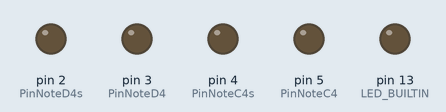
Simulated run of this sketch. Board: Arduino Uno, built with avr-gcc and run on an emulated ATmega328P. Parts: output pins drawn as LEDs (lit = HIGH). Dashed ring = blinking. What the sketch prints to the serial monitor is not drawn.

Above: at 0.5 s.
At 2.2 s:
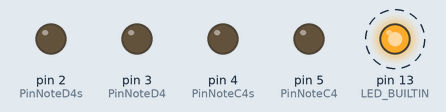
Timing chart, 0 to 3.0 s (numbered marks = the images above):
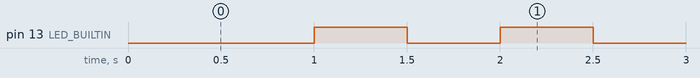

Measured:
- by itself, pin 13 (LED_BUILTIN): alternates HIGH for 0.50 s and LOW for 0.50 s

The sketch:

MaybePiano.ino
```cpp
/**
 * @file
 * @brief Toggles FETs based on received serial comms
 * @note  Add more keys by adding them to the vector in setup()
 *        Its not the most efficient code in the world but it's designed to not make any assumptions
 */

#include <Arduino.h>

#include "vector.h"

#include "key.h"

#define COMMAND_PACKET_SIZE_BYTES   (3)

// Command values
const int CommandNoteOn = 144;

const int CommandNoteC4 = 60;
const int PinNoteC4 = 5;

const int CommandNoteC4s = 61;
const int PinNoteC4s = 4;

const int CommandNoteD4 = 62;
const int PinNoteD4 = 3;

const int CommandNoteD4s = 63;
const int PinNoteD4s = 2;


// Allocate keys on heap so we can call parameterised constructors
// Given this memory is never freed we can do this without risking fragmentation
not_std::vector<Key*> Keys;

/**
 * @brief   Actions a full 3-byte command packet
 * @param   pRxBuffer   Pointer to receive buffer
 * @retval  true        Packet contents valid, key triggered
 * @retval  false       Packet contents invalid, key not triggered
 */
bool PressKey(uint8_t *pRxBuffer)
{
  // Check command byte is correct and velocity > 0
  bool IsValid = (pRxBuffer[0] == CommandNoteOn);
  if (IsValid && pRxBuffer[2])
  {
    IsValid = false;

    // Find corresponding key and press
    for (size_t Idx = 0; Idx < Keys.size(); Idx++)
    {
      if (Keys.at(Idx)->CommandMatch(pRxBuffer[1]))
      {
        // Key found, start sequence
        Keys.at(Idx)->Press();
        IsValid = true;
        Serial.print("Key press ");
        Serial.println(Keys.at(Idx)->GetName());
        break;
      }
    }
  }

  return IsValid;
}

/**
 * @brief   Blinks the built-in LED at a 1Hz rate
 * @note    If using pin 13 for anything else, disable this function!
 */
void BlinkLED(void)
{
  static uint32_t BlinkTime = 0;
  static bool flip = false;

  uint32_t CurrentTime = millis();

  if ((int32_t)(CurrentTime - BlinkTime) >= 500)
  {
    digitalWrite(LED_BUILTIN, flip);
    flip = !flip;
    BlinkTime = CurrentTime;
  }
}

void setup(void)
{
  Serial.begin(115200);
  Serial.println("Start");

  pinMode(LED_BUILTIN, OUTPUT);

  // Add any new notes here in this format
  // Parameters are:
  //  -Key note name as a C-style string
  //  -Serial command value to trigger note
  //  -Arduino pin number
  Keys.push_back(new Key("C4", CommandNoteC4, PinNoteC4));
  Keys.push_back(new Key("C4s", CommandNoteC4s, PinNoteC4s));
  Keys.push_back(new Key("D4", CommandNoteD4, PinNoteD4));
  Keys.push_back(new Key("D4s", CommandNoteD4s, PinNoteD4s));
}

void loop(void)
{

  // Keep doing this - tells us if the program has crashed
  BlinkLED();

  // Serial receive buffer
  // Byte 0 is the command
  // Byte 1 is the note
  // Byte 2 is the velocity
  uint8_t RxBuffer[COMMAND_PACKET_SIZE_BYTES];
  uint8_t RxBufferPos = 0;

  // Read any bytes from serial stream into local buffer, but do not overflow
  while (Serial.available() && (RxBufferPos < COMMAND_PACKET_SIZE_BYTES))
  {
    RxBuffer[RxBufferPos++] = Serial.read();
  }

  // Check if full command packet received
  if (RxBufferPos >= COMMAND_PACKET_SIZE_BYTES)
  {
    if (!PressKey(RxBuffer))
    {
      // There may have been some desync here
      // So sanity check the buffer position and reset if necessary
      RxBuffer[0] = CommandNoteOn;
      if (RxBuffer[1] == CommandNoteOn)
      {
        RxBuffer[1] = RxBuffer[2];
        RxBufferPos = 2;
      }
      else if (RxBuffer[2] == CommandNoteOn)
      {
        RxBufferPos = 1;
      }
      else
      {
        RxBufferPos = 0;
      }
    }
  }

  // Update all keys
  for (size_t Idx = 0; Idx < Keys.size(); Idx++)
  {
    Keys.at(Idx)->Update();
  }
}
```

key.cpp
```cpp
#include "key.h"

#include <Arduino.h>

// Constructors/Destructor
Key::Key(const char *Name, int Command, int Pin) :
  m_Command(Command),
  m_Pin(Pin),
  m_PressTime(0)
{
  strcpy(m_Name, Name);
  pinMode(m_Pin, OUTPUT);
  digitalWrite(m_Pin, LOW);
}

Key::~Key()
{
  digitalWrite(m_Pin, LOW);
}

void Key::Press(void)
{
  m_PressTime = millis();
  digitalWrite(m_Pin, HIGH);
}

void Key::DePress(void)
{
  digitalWrite(m_Pin, LOW);
  m_PressTime = 0;
}

void Key::Update(void)
{
  if (m_PressTime != 0)
  {
    uint32_t CurrentTime = millis();
    if ((int32_t)(CurrentTime - m_PressTime) >= s_ReleaseTimeMs)
    {
      DePress();
    }
  }
}

const char * Key::GetName(void)
{
  return m_Name;
}

bool Key::CommandMatch(int Command)
{
  return Command == m_Command;
}
```

key.h
```cpp
#if !defined(__INC_KEY_H)
#define __INC_KEY_H

#include <stdint.h>

/**
 * @class Key
 * @brief Provides an interface for a single key
 */
class Key
{
public:
  // Constructors/Destructor
  Key(const char *Name, int Command, int Pin);
  ~Key();

  /**
   * @brief Tells driver key was pressed
   */
  void Press(void);

  /**
   * @brief Forces driver to depress key
   */
  void DePress(void);

  /**
   * @brief Updates key instance
   */
  void Update(void);

  /**
   * @brief Gets key name
   * @return Pointer to name C-style string
   */
  const char * GetName(void);

  /**
   * @brief Checks if command number matches
   * @retval true Commands match
   */
  bool CommandMatch(int Command);

private:

  // Amount of time to keep a key on for in milliseconds
  static constexpr int32_t s_ReleaseTimeMs = 50;

  // Key name. Usually the note
  char m_Name[16];

  // Command value
  const int m_Command;

  // Arduino pin reference (Not ATMega328)
  const int m_Pin;

  // System time when key press occured
  uint32_t m_PressTime;
};

#endif /* __INC_KEY_H */
```

vector.h
```cpp
// Very very crude vector implementation
// Allocates memory on the heap
// Does not allow items to be removed
// Provides only the basic functionality we require for this project
// Not good practice either
// I would recommend not reading any further

#if !defined(__INC_VECTOR_H)
#define __INC_VECTOR_H

namespace not_std
{

#define INITIAL_SIZE    (16)

template<typename T>
class vector
{
public:
  vector(void)
  {
    m_buff = (T *)malloc(INITIAL_SIZE * sizeof(T));
  }

  ~vector()
  {
    free(m_buff);
  }

  void push_back(T item)
  {
    m_size++;

    if (m_size >= INITIAL_SIZE)
    {
      m_buff = (T *)realloc(m_buff, m_size * sizeof(T));
    }

    m_buff[m_size - 1] = item;
  }

  T& at(size_t idx)
  {
    if (idx < m_size)
    {
      return m_buff[idx];
    }
    else
    {
      while(1);
    }
  }

  size_t size(void)
  {
    return m_size;
  }

private:
  T *m_buff;
  size_t m_size;
};

}

#endif /* __INC_VECTOR_H */
```
